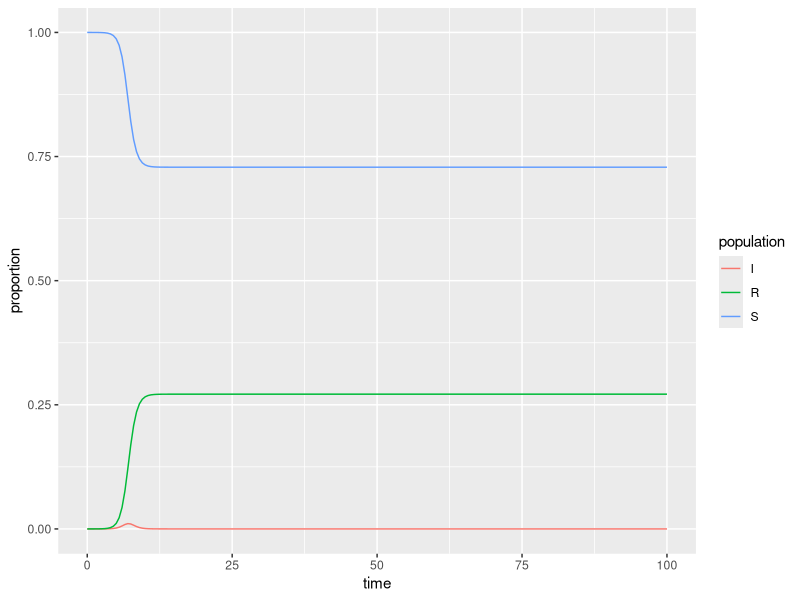

Source code (R):
## ---- chunk 1
#| message: false
#| warning: false
library(tidyverse)
library(deSolve)
## ---- chunk 2
# Proportion in each compartment: Susceptible 0.999999, Infected 0.000001, Recovered 0 (these are directly from the example linked above) ----
init <- c(S = 1-1e-6, I = 1e-6, R = 0.0)

# beta: infection parameter; gamma: recovery parameter ----
parameters <- c(beta = 10.5, gamma = 9.0)

# time frame ----
times <- seq(0, 100, by = 0.5)
## ---- chunk 3
# Build the function with all ----
sir <- function(time, init, parameters) {

  with(as.list(c(init, parameters)), {
    dS <- -beta * S * I
    dI <-  beta * S * I - gamma * I
    dR <-  gamma * I
    
    return(list(c(dS, dI, dR)))
    
  })
  
}
## ---- chunk 4
# Solve using `deSolve::ode()` ----
approximation <- ode(y = init, times = times, func = sir, parms = parameters)
## ---- chunk 5
# Get output into a data frame ----
approx_df <- as.data.frame(approximation)

# Pivot longer so R will do the work for us ----
approx_long <- approx_df %>% 
  pivot_longer(cols = S:R, names_to = "population", values_to = "proportion")
## ---- chunk 6
ggplot(data = approx_long, aes(x = time, y = proportion)) +
  geom_line(aes(color = population))
